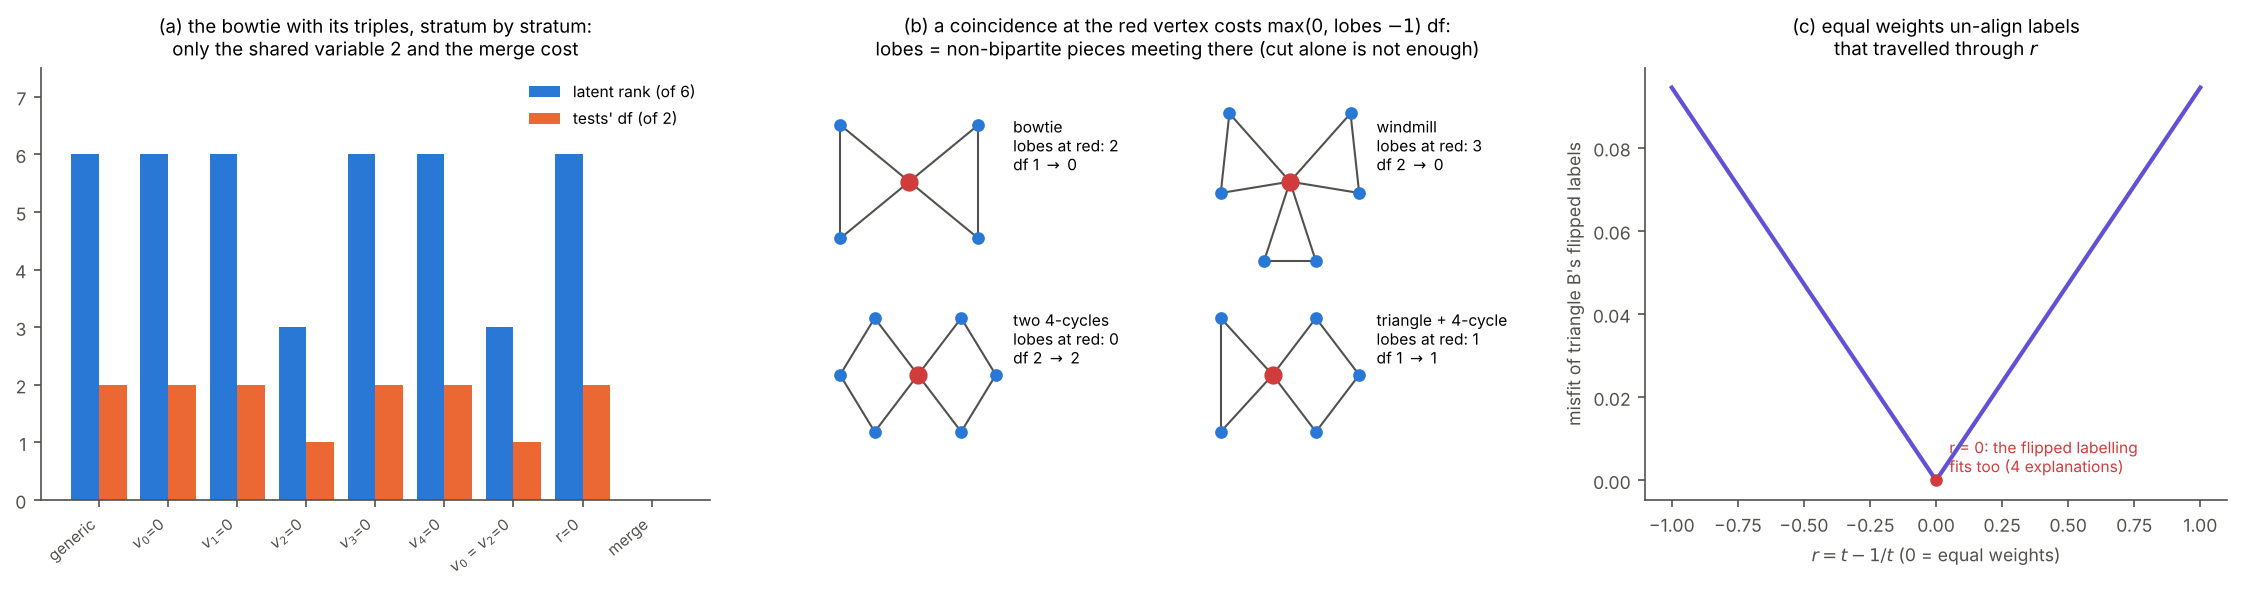

Here is the Python script that generated this plot:
"""Figure for Phase III, Stage 4 (strata). (a) the bowtie's strata: latent rank and the tests' degrees of freedom; (b) lobes: which
coincidences cost test degrees of freedom on four pair graphs; (c) r = 0: the misfit of the explanation with triangle B's labels flipped,
against r: zero only at equal weights."""
import json, os, sys, itertools
import numpy as np
import matplotlib
matplotlib.use("Agg")
import matplotlib.pyplot as plt
HERE = os.path.dirname(os.path.abspath(__file__)); sys.path.insert(0, os.path.join(HERE, "..", "engine"))
from pce import cover_strata as STR
D = json.load(open(os.path.join(HERE, "..", "lab", "strata.json")))
BLUE, ORANGE, VIOLET, AQUA, GREY, CRIT = "#2a78d6", "#eb6834", "#6250d6", "#1baf7a", "#8c8c8c", "#d03b3b"; INK, INK2 = "#0b0b0b", "#52514e"
plt.rcParams.update({"font.size": 8.5, "axes.edgecolor": INK2, "axes.labelcolor": INK2, "xtick.color": INK2, "ytick.color": INK2, "axes.spines.top": False, "axes.spines.right": False})
fig, ax = plt.subplots(1, 3, figsize=(15, 4.0), gridspec_kw=dict(width_ratios=[1.15, 1.25, 1]))
a = ax[0]; T = D["bowtie_strata"]; x = np.arange(len(T))
a.bar(x - 0.2, [t["latent_rank"] for t in T], width=0.4, color=BLUE, label="latent rank (of 6)"); a.bar(x + 0.2, [t["tests_df"] for t in T], width=0.4, color=ORANGE, label="tests' df (of 2)")
a.set_xticks(x); import re
lab = lambda st: re.sub(r"v_(\d)", r"$v_\1$", st).replace(" = 0", "=0")
a.set_xticklabels([lab(t["stratum"]) for t in T], rotation=40, ha="right", fontsize=7.5)
a.legend(frameon=False, fontsize=7.5, loc="upper right"); a.set_ylim(0, 7.5)
a.set_title("(a) the bowtie with its triples, stratum by stratum:\nonly the shared variable 2 and the merge cost", fontsize=9)
a = ax[1]; a.axis("off"); a.set_xlim(0, 8.4); a.set_ylim(-0.6, 3.2)
graphs = [("bowtie", {0: (0, 1), 1: (0, 0), 2: (0.8, 0.5), 3: (1.6, 1), 4: (1.6, 0)}, [(0, 1), (1, 2), (0, 2), (2, 3), (3, 4), (2, 4)], 2),
          ("windmill", {0: (1, 0.5), 1: (0.3, 1.1), 2: (0.2, 0.4), 3: (1.7, 1.1), 4: (1.8, 0.4), 5: (0.7, -0.2), 6: (1.3, -0.2)}, [(0, 1), (1, 2), (0, 2), (0, 3), (3, 4), (0, 4), (0, 5), (5, 6), (0, 6)], 0),
          ("two 4-cycles", {0: (0.9, 0.5), 1: (0.4, 1), 2: (0, 0.5), 3: (0.4, 0), 4: (1.4, 1), 5: (1.8, 0.5), 6: (1.4, 0)}, [(0, 1), (1, 2), (2, 3), (0, 3), (0, 4), (4, 5), (5, 6), (0, 6)], 0),
          ("triangle + 4-cycle", {0: (0.8, 0.5), 1: (0.2, 1), 2: (0.2, 0), 3: (1.3, 1), 4: (1.8, 0.5), 5: (1.3, 0)}, [(0, 1), (1, 2), (0, 2), (0, 3), (3, 4), (4, 5), (0, 5)], 0)]
L = D["lobes"]; keymap = {"bowtie": "bowtie", "windmill": "windmill", "two 4-cycles": "two 4-cycles at 0", "triangle + 4-cycle": "triangle + 4-cycle at 0"}
for k, (nm, pos, E, c) in enumerate(graphs):
    ox = (k % 2) * 4.2 + 0.3; oy = 1.7 if k < 2 else 0.0
    for i, j in E: a.plot([ox + pos[i][0], ox + pos[j][0]], [oy + pos[i][1], oy + pos[j][1]], color=INK2, lw=1)
    for i, p in pos.items(): a.scatter(ox + p[0], oy + p[1], s=26 if i != c else 60, color=CRIT if i == c else BLUE, zorder=3)
    info = L[keymap[nm]] if nm != "triangle + 4-cycle" else L["triangle + 4-cycle at 0"]
    a.text(ox + 2.0, oy + 0.6, f"{nm}\nlobes at red: {info['lobes']}\ndf {info['df']} $\\to$ {info['df_at_centre']}", fontsize=7.5)
a.set_title("(b) a coincidence at the red vertex costs max(0, lobes $-1$) df:\nlobes = non-bipartite pieces meeting there (cut alone is not enough)", fontsize=9)
a = ax[2]; m = 6; F = [tuple(e) for e in sorted({e for W in [(0, 1, 2), (3, 4, 5)] for e in itertools.combinations(W, 2)})] + [(0, 1, 2), (3, 4, 5)]
v = np.array([0.4, -0.3, 0.5, 0.35, -0.45, 0.3]); rs = np.linspace(-1, 1, 401); flip = np.r_[1, 1, 1, -1, -1, -1, 1]
mis = [np.abs(STR.phi(m, F, np.r_[v, r] * flip) - STR.phi(m, F, np.r_[v, r])).max() for r in rs]
a.plot(rs, mis, color=VIOLET, lw=2); a.scatter([0], [0], color=CRIT, zorder=5, s=25)
a.text(0.05, 0.002, "r = 0: the flipped labelling\nfits too (4 explanations)", color=CRIT, fontsize=7.5)
a.set_xlabel("$r=t-1/t$ (0 = equal weights)"); a.set_ylabel("misfit of triangle B's flipped labels")
a.set_title("(c) equal weights un-align labels\nthat travelled through $r$", fontsize=9)
plt.tight_layout(); fig.savefig(os.path.join(HERE, "fig_strata.pdf"), bbox_inches="tight"); fig.savefig(os.path.join(HERE, "fig_strata.png"), dpi=150, bbox_inches="tight"); print("ok")
